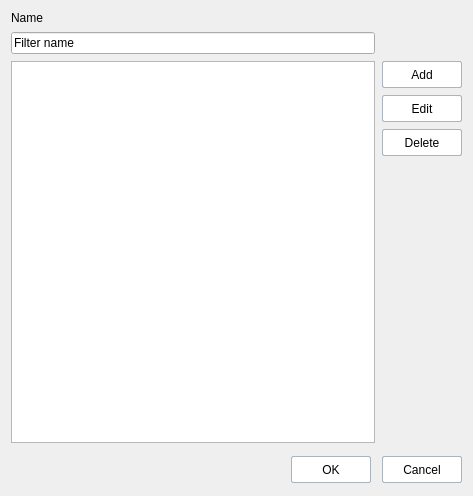
<?xml version="1.0" encoding="UTF-8"?>
<ui version="4.0">
 <class>FilterDialog</class>
 <widget class="QDialog" name="FilterDialog">
  <property name="geometry">
   <rect>
    <x>0</x>
    <y>0</y>
    <width>473</width>
    <height>496</height>
   </rect>
  </property>
  <property name="windowTitle">
   <string>WindowName</string>
  </property>
  <property name="modal">
   <bool>true</bool>
  </property>
  <layout class="QVBoxLayout" name="verticalLayout">
   <property name="spacing">
    <number>11</number>
   </property>
   <property name="leftMargin">
    <number>11</number>
   </property>
   <property name="topMargin">
    <number>11</number>
   </property>
   <property name="rightMargin">
    <number>11</number>
   </property>
   <property name="bottomMargin">
    <number>11</number>
   </property>
   <item>
    <layout class="QGridLayout" name="gridLayout">
     <property name="spacing">
      <number>7</number>
     </property>
     <item row="4" column="1">
      <widget class="QPushButton" name="deleteButton">
       <property name="minimumSize">
        <size>
         <width>80</width>
         <height>27</height>
        </size>
       </property>
       <property name="focusPolicy">
        <enum>Qt::TabFocus</enum>
       </property>
       <property name="styleSheet">
        <string notr="true">
                  QPushButton {
                  background-color: white;
                  border: 1px solid rgb(169, 180, 190);
                  border-radius: 2px;
                  padding: 2px;
                  }

                  QPushButton:hover {
                  background-color: qlineargradient(spread:pad, x1:1, y1:0.0, x2:1, y2:1, stop:0  rgb(255, 255, 255), stop:1 rgb(231, 235, 238));
                  border: 1px solid rgb(136, 136, 136);
                  border-radius: 2px;
                  }


                  QPushButton:pressed {
                  background-color: qlineargradient(spread:pad, x1:1, y1:0.0, x2:1, y2:1, stop:0 rgb(220, 224, 228), stop:1 rgb(201, 208, 214));
                  border: 1px solid rgb(169, 180, 190);
                  border-radius: 2px;
                  }

                  QPushButton:disabled {
                  background-color: rgb(231, 235, 238);
                  border: 1px solid  rgb(169, 180, 190);
                  border-radius: 2px;
                  }</string>
       </property>
       <property name="text">
        <string>Delete</string>
       </property>
       <property name="autoDefault">
        <bool>true</bool>
       </property>
      </widget>
     </item>
     <item row="3" column="1">
      <widget class="QPushButton" name="editButton">
       <property name="minimumSize">
        <size>
         <width>80</width>
         <height>27</height>
        </size>
       </property>
       <property name="focusPolicy">
        <enum>Qt::TabFocus</enum>
       </property>
       <property name="styleSheet">
        <string notr="true">
                  QPushButton {
                  background-color: white;
                  border: 1px solid rgb(169, 180, 190);
                  border-radius: 2px;
                  padding: 2px;
                  }

                  QPushButton:hover {
                  background-color: qlineargradient(spread:pad, x1:1, y1:0.0, x2:1, y2:1, stop:0  rgb(255, 255, 255), stop:1 rgb(231, 235, 238));
                  border: 1px solid rgb(136, 136, 136);
                  border-radius: 2px;
                  }


                  QPushButton:pressed {
                  background-color: qlineargradient(spread:pad, x1:1, y1:0.0, x2:1, y2:1, stop:0 rgb(220, 224, 228), stop:1 rgb(201, 208, 214));
                  border: 1px solid rgb(169, 180, 190);
                  border-radius: 2px;
                  }

                  QPushButton:disabled {
                  background-color: rgb(231, 235, 238);
                  border: 1px solid  rgb(169, 180, 190);
                  border-radius: 2px;
                  }</string>
       </property>
       <property name="text">
        <string>Edit</string>
       </property>
       <property name="autoDefault">
        <bool>true</bool>
       </property>
      </widget>
     </item>
     <item row="2" column="0" rowspan="5">
      <widget class="QTreeView" name="treeView">
       <property name="focusPolicy">
        <enum>Qt::StrongFocus</enum>
       </property>
       <property name="contextMenuPolicy">
        <enum>Qt::NoContextMenu</enum>
       </property>
       <property name="styleSheet">
        <string notr="true">QTreeView {
    show-decoration-selected: 1; 
}

QTreeView::item:selected {
    background-color: #3399FF;
	color: #FFFFFF;
}

QTreeView::item:selected:hover {
    background-color: #3399FF;
	color: #FFFFFF;
}

QTreeView::item:!selected:hover {
    background-color: #FFFFFF;
}
/*
QTreeView::branch:has-siblings:adjoins-item {
    background-color: #3399FF;
	color: #FFFFFF;
}

QTreeView::branch:!has-children:!has-siblings:adjoins-item {
    background-color: #3399FF;
    color: #FFFFFF;
}*/</string>
       </property>
       <property name="editTriggers">
        <set>QAbstractItemView::NoEditTriggers</set>
       </property>
       <property name="tabKeyNavigation">
        <bool>true</bool>
       </property>
       <property name="verticalScrollMode">
        <enum>QAbstractItemView::ScrollPerPixel</enum>
       </property>
       <property name="rootIsDecorated">
        <bool>false</bool>
       </property>
       <property name="uniformRowHeights">
        <bool>true</bool>
       </property>
       <property name="itemsExpandable">
        <bool>false</bool>
       </property>
       <property name="allColumnsShowFocus">
        <bool>true</bool>
       </property>
       <property name="expandsOnDoubleClick">
        <bool>false</bool>
       </property>
      </widget>
     </item>
     <item row="0" column="0">
      <widget class="QLabel" name="label">
       <property name="text">
        <string>Name</string>
       </property>
      </widget>
     </item>
     <item row="2" column="1">
      <widget class="QPushButton" name="addButton">
       <property name="minimumSize">
        <size>
         <width>80</width>
         <height>27</height>
        </size>
       </property>
       <property name="focusPolicy">
        <enum>Qt::TabFocus</enum>
       </property>
       <property name="styleSheet">
        <string notr="true">
                  QPushButton {
                  background-color: white;
                  border: 1px solid rgb(169, 180, 190);
                  border-radius: 2px;
                  padding: 2px;
                  }

                  QPushButton:hover {
                  background-color: qlineargradient(spread:pad, x1:1, y1:0.0, x2:1, y2:1, stop:0  rgb(255, 255, 255), stop:1 rgb(231, 235, 238));
                  border: 1px solid rgb(136, 136, 136);
                  border-radius: 2px;
                  }


                  QPushButton:pressed {
                  background-color: qlineargradient(spread:pad, x1:1, y1:0.0, x2:1, y2:1, stop:0 rgb(220, 224, 228), stop:1 rgb(201, 208, 214));
                  border: 1px solid rgb(169, 180, 190);
                  border-radius: 2px;
                  }

                  QPushButton:disabled {
                  background-color: rgb(231, 235, 238);
                  border: 1px solid  rgb(169, 180, 190);
                  border-radius: 2px;
                  }</string>
       </property>
       <property name="text">
        <string>Add</string>
       </property>
       <property name="autoDefault">
        <bool>true</bool>
       </property>
      </widget>
     </item>
     <item row="6" column="1">
      <spacer name="verticalSpacer">
       <property name="orientation">
        <enum>Qt::Vertical</enum>
       </property>
       <property name="sizeHint" stdset="0">
        <size>
         <width>20</width>
         <height>40</height>
        </size>
       </property>
      </spacer>
     </item>
     <item row="1" column="0">
      <widget class="QLineEdit" name="lineEdit">
       <property name="focusPolicy">
        <enum>Qt::StrongFocus</enum>
       </property>
       <property name="inputMask">
        <string/>
       </property>
       <property name="text">
        <string>Filter name</string>
       </property>
       <property name="cursorPosition">
        <number>11</number>
       </property>
       <property name="placeholderText">
        <string/>
       </property>
      </widget>
     </item>
    </layout>
   </item>
   <item>
    <layout class="QHBoxLayout" name="horizontalLayout">
     <item>
      <spacer name="spacer">
       <property name="orientation">
        <enum>Qt::Horizontal</enum>
       </property>
       <property name="sizeHint" stdset="0">
        <size>
         <width>282</width>
         <height>31</height>
        </size>
       </property>
      </spacer>
     </item>
     <item>
      <widget class="QPushButton" name="okButton">
       <property name="minimumSize">
        <size>
         <width>80</width>
         <height>27</height>
        </size>
       </property>
       <property name="styleSheet">
        <string notr="true">
                  QPushButton {
                  background-color: white;
                  border: 1px solid rgb(169, 180, 190);
                  border-radius: 2px;
                  padding: 2px;
                  }

                  QPushButton:hover {
                  background-color: qlineargradient(spread:pad, x1:1, y1:0.0, x2:1, y2:1, stop:0  rgb(255, 255, 255), stop:1 rgb(231, 235, 238));
                  border: 1px solid rgb(136, 136, 136);
                  border-radius: 2px;
                  }


                  QPushButton:pressed {
                  background-color: qlineargradient(spread:pad, x1:1, y1:0.0, x2:1, y2:1, stop:0 rgb(220, 224, 228), stop:1 rgb(201, 208, 214));
                  border: 1px solid rgb(169, 180, 190);
                  border-radius: 2px;
                  }

                  QPushButton:disabled {
                  background-color: rgb(231, 235, 238);
                  border: 1px solid  rgb(169, 180, 190);
                  border-radius: 2px;
                  }</string>
       </property>
       <property name="text">
        <string>OK</string>
       </property>
       <property name="autoDefault">
        <bool>true</bool>
       </property>
       <property name="default">
        <bool>true</bool>
       </property>
       <property name="flat">
        <bool>false</bool>
       </property>
      </widget>
     </item>
     <item>
      <widget class="QPushButton" name="cancelButton">
       <property name="minimumSize">
        <size>
         <width>80</width>
         <height>27</height>
        </size>
       </property>
       <property name="styleSheet">
        <string notr="true">
                  QPushButton {
                  background-color: white;
                  border: 1px solid rgb(169, 180, 190);
                  border-radius: 2px;
                  padding: 2px;
                  }

                  QPushButton:hover {
                  background-color: qlineargradient(spread:pad, x1:1, y1:0.0, x2:1, y2:1, stop:0  rgb(255, 255, 255), stop:1 rgb(231, 235, 238));
                  border: 1px solid rgb(136, 136, 136);
                  border-radius: 2px;
                  }


                  QPushButton:pressed {
                  background-color: qlineargradient(spread:pad, x1:1, y1:0.0, x2:1, y2:1, stop:0 rgb(220, 224, 228), stop:1 rgb(201, 208, 214));
                  border: 1px solid rgb(169, 180, 190);
                  border-radius: 2px;
                  }

                  QPushButton:disabled {
                  background-color: rgb(231, 235, 238);
                  border: 1px solid  rgb(169, 180, 190);
                  border-radius: 2px;
                  }</string>
       </property>
       <property name="text">
        <string>Cancel</string>
       </property>
       <property name="default">
        <bool>false</bool>
       </property>
      </widget>
     </item>
    </layout>
   </item>
  </layout>
 </widget>
 <tabstops>
  <tabstop>lineEdit</tabstop>
  <tabstop>treeView</tabstop>
  <tabstop>okButton</tabstop>
  <tabstop>cancelButton</tabstop>
 </tabstops>
 <resources>
  <include location="../resource.qrc"/>
 </resources>
 <connections>
  <connection>
   <sender>okButton</sender>
   <signal>clicked()</signal>
   <receiver>FilterDialog</receiver>
   <slot>accept()</slot>
   <hints>
    <hint type="sourcelabel">
     <x>278</x>
     <y>253</y>
    </hint>
    <hint type="destinationlabel">
     <x>96</x>
     <y>254</y>
    </hint>
   </hints>
  </connection>
  <connection>
   <sender>cancelButton</sender>
   <signal>clicked()</signal>
   <receiver>FilterDialog</receiver>
   <slot>reject()</slot>
   <hints>
    <hint type="sourcelabel">
     <x>369</x>
     <y>253</y>
    </hint>
    <hint type="destinationlabel">
     <x>179</x>
     <y>282</y>
    </hint>
   </hints>
  </connection>
 </connections>
</ui>
